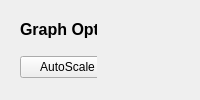
         <widget class="QWidget" name="Show_Convergence">
          <attribute name="title">
           <string>Convergence</string>
          </attribute>
          <layout class="QHBoxLayout" name="horizontalLayout_14">
           <item>
            <widget class="QWidget" name="Panel_Conver" native="true">
             <property name="maximumSize">
              <size>
               <width>300</width>
               <height>16777215</height>
              </size>
             </property>
             <widget class="QLabel" name="label_27">
              <property name="geometry">
               <rect>
                <x>9</x>
                <y>9</y>
                <width>131</width>
                <height>19</height>
               </rect>
              </property>
              <property name="maximumSize">
               <size>
                <width>16777215</width>
                <height>20</height>
               </size>
              </property>
              <property name="font">
               <font>
                <pointsize>12</pointsize>
                <weight>75</weight>
                <italic>false</italic>
                <bold>true</bold>
                <underline>false</underline>
                <strikeout>false</strikeout>
               </font>
              </property>
              <property name="text">
               <string>Graph Options</string>
              </property>
             </widget>
             <widget class="QWidget" name="widget_9" native="true">
              <property name="geometry">
               <rect>
                <x>9</x>
                <y>35</y>
                <width>204</width>
                <height>43</height>
               </rect>
              </property>
              <layout class="QHBoxLayout" name="horizontalLayout_17">
               <property name="spacing">
                <number>15</number>
               </property>
               <item>
                <widget class="QPushButton" name="Btn_AutoScale_Res">
                 <property name="text">
                  <string>AutoScale</string>
                 </property>
                </widget>
               </item>
               <item>
                <widget class="QPushButton" name="Btn_ManualScale_Res">
                 <property name="text">
                  <string>ManualScale</string>
                 </property>
                </widget>
               </item>
              </layout>
             </widget>
             <widget class="QLabel" name="label_29">
              <property name="geometry">
               <rect>
                <x>9</x>
                <y>118</y>
                <width>59</width>
                <height>17</height>
               </rect>
              </property>
              <property name="maximumSize">
               <size>
                <width>16777215</width>
                <height>20</height>
               </size>
              </property>
              <property name="text">
               <string>Range X:</string>
              </property>
             </widget>
             <widget class="QWidget" name="Widget_Res_RangeX" native="true">
              <property name="geometry">
               <rect>
                <x>9</x>
                <y>144</y>
                <width>282</width>
                <height>78</height>
               </rect>
              </property>
              <layout class="QHBoxLayout" name="horizontalLayout_16">
               <property name="topMargin">
                <number>0</number>
               </property>
               <property name="bottomMargin">
                <number>0</number>
               </property>
               <item>
                <widget class="QLabel" name="label_25">
                 <property name="text">
                  <string>Min</string>
                 </property>
                </widget>
               </item>
               <item>
                <widget class="QLineEdit" name="Line_RangeX_Res_Min"/>
               </item>
               <item>
                <widget class="QLabel" name="label_26">
                 <property name="text">
                  <string>Max</string>
                 </property>
                </widget>
               </item>
               <item>
                <widget class="QLineEdit" name="Line_RangeX_Res_Max"/>
               </item>
              </layout>
             </widget>
             <widget class="QLabel" name="label_28">
              <property name="geometry">
               <rect>
                <x>9</x>
                <y>228</y>
                <width>56</width>
                <height>17</height>
               </rect>
              </property>
              <property name="maximumSize">
               <size>
                <width>16777215</width>
                <height>20</height>
               </size>
              </property>
              <property name="text">
               <string>Range Y1:</string>
              </property>
             </widget>
             <widget class="QWidget" name="Widget_Res_RangeY1" native="true">
              <property name="geometry">
               <rect>
                <x>9</x>
                <y>254</y>
                <width>282</width>
                <height>77</height>
               </rect>
              </property>
              <layout class="QHBoxLayout" name="horizontalLayout_15">
               <property name="topMargin">
                <number>0</number>
               </property>
               <property name="bottomMargin">
                <number>0</number>
               </property>
               <item>
                <widget class="QLabel" name="label_23">
                 <property name="text">
                  <string>Min</string>
                 </property>
                </widget>
               </item>
               <item>
                <widget class="QLineEdit" name="Line_RangeY1_Res_Min"/>
               </item>
               <item>
                <widget class="QLabel" name="label_24">
                 <property name="text">
                  <string>Max</string>
                 </property>
                </widget>
               </item>
               <item>
                <widget class="QLineEdit" name="Line_RangeY1_Res_Max"/>
               </item>
              </layout>
             </widget>
             <widget class="QWidget" name="Widget_Res_RangeY1_2" native="true">
              <property name="geometry">
               <rect>
                <x>10</x>
                <y>366</y>
                <width>282</width>
                <height>77</height>
               </rect>
              </property>
              <layout class="QHBoxLayout" name="horizontalLayout_18">
               <property name="topMargin">
                <number>0</number>
               </property>
               <property name="bottomMargin">
                <number>0</number>
               </property>
               <item>
                <widget class="QLabel" name="label_31">
                 <property name="text">
                  <string>Min</string>
                 </property>
                </widget>
               </item>
               <item>
                <widget class="QLineEdit" name="Line_RangeY2_Res_Min"/>
               </item>
               <item>
                <widget class="QLabel" name="label_32">
                 <property name="text">
                  <string>Max</string>
                 </property>
                </widget>
               </item>
               <item>
                <widget class="QLineEdit" name="Line_RangeY2_Res_Max"/>
               </item>
              </layout>
             </widget>
             <widget class="QLabel" name="label_33">
              <property name="geometry">
               <rect>
                <x>10</x>
                <y>340</y>
                <width>282</width>
                <height>20</height>
               </rect>
              </property>
              <property name="maximumSize">
               <size>
                <width>16777215</width>
                <height>20</height>
               </size>
              </property>
              <property name="text">
               <string>Range Y2:</string>
              </property>
             </widget>
            </widget>
           </item>
           <item>
            <widget class="QWidget" name="Plot_Convergence" native="true">
             <layout class="QVBoxLayout" name="LayoutforConverPlot"/>
            </widget>
           </item>
          </layout>
         </widget>
